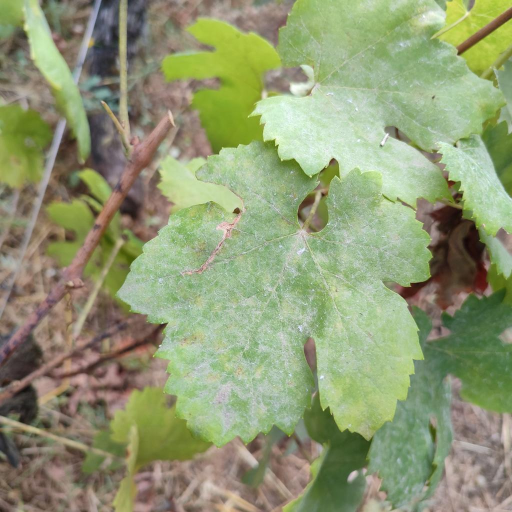
#> input picture 02_datasets/publicos/candidatos/Portugal/resized/Powdery Mildew/IMG_20250912_163914.jpg, 1024 x 1024 px (shown at 1/2 size); its folder holds only this picture in this run
$ python select_portugal.py
#> lines starting #> are read from the running program, lines starting #| are printed output that depends on the picture; after the words box and inside, x2 and y2 are one past the last pixel; in counts of white or black regions, pixels touching at a corner belong together
import cv2
import numpy as np
from pathlib import Path
from collections import defaultdict
from sklearn.cluster import KMeans
import math
import builtins
import time

def print(*args, **kwargs):
    kwargs['flush'] = True
    builtins.print(*args, **kwargs)

def extract_date(filename):
    # IMG_20251014_100648.jpg
    parts = filename.replace('-', '_').split('_')
    if len(parts) > 1 and len(parts[1]) == 8:
        return parts[1]
    return "UNKNOWN"

def compute_entropy(img):
    gray = cv2.cvtColor(img, cv2.COLOR_BGR2GRAY)
    hist = cv2.calcHist([gray], [0], None, [256], [0, 256])
    hist = hist.ravel() / hist.sum()
    logs = np.log2(hist + 1e-10)
    entropy = -np.sum(hist * logs)
    return entropy

def select_images():
    base_dir = Path("02_datasets/publicos/candidatos/Portugal/resized/Powdery Mildew")
    out_dir = Path("00_gestion/dataset_candidates_audit/portugal_selected")
    out_dir.mkdir(parents=True, exist_ok=True)

    # Due to glob duplicating on Windows when adding extensions,
    # we just glob *.jpg (which matches .JPG too)
    images = list(base_dir.glob("*.jpg")) + list(base_dir.glob("*.png"))
    # ensure unique paths just in case
    images = list(set(images))
    print(f"Total unique images: {len(images)}")

    # 1. Group temporally
    date_groups = defaultdict(list)
    features_dict = {}

    for idx, img_p in enumerate(images):
        if idx % 100 == 0: print(f"Processing features {idx}/{len(images)}")
        date = extract_date(img_p.name)
        date_groups[date].append(img_p)

        img = cv2.imread(str(img_p))
#> img is the input picture: shape (1024, 1024, 3); mean B, G, R 116, 153, 143.9
        if img is None: continue

        # calculate features
        gray = cv2.cvtColor(img, cv2.COLOR_BGR2GRAY)
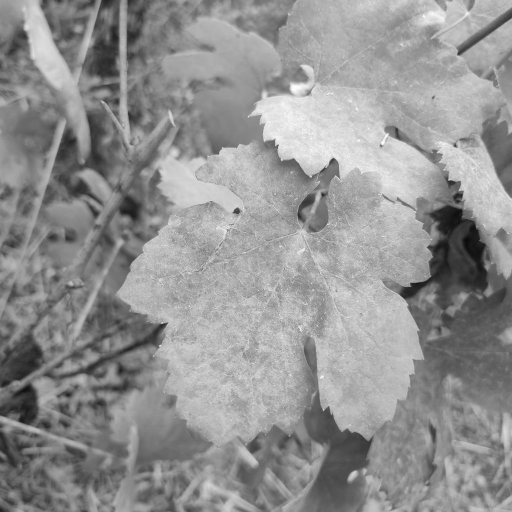
#> gray: shape (1024, 1024) (shown at 1/2 size); min 9, max 255, mean 146
        brightness = np.mean(gray)
#> brightness = 146
        contrast = np.std(gray)
#> contrast = 41.19

        hsv = cv2.cvtColor(img, cv2.COLOR_BGR2HSV)
#> hsv: shape (1024, 1024, 3); mean H, S, V 38.8, 73, 159.1
        green_mask = cv2.inRange(hsv, (36, 25, 25), (70, 255, 255))
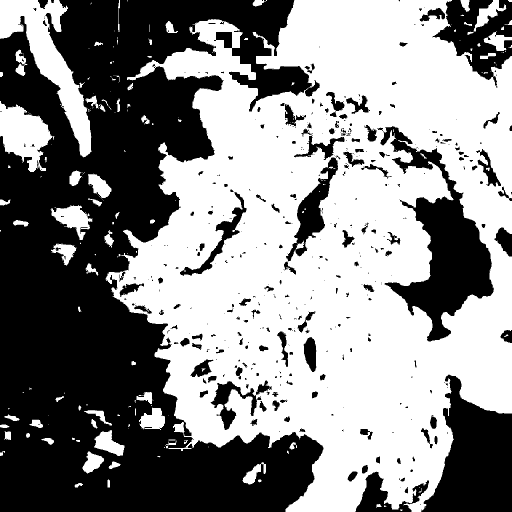
#> green_mask: shape (1024, 1024) (shown at 1/2 size); 53.8% white; 447 black regions (278 under 20 px), largest, box (x1, y1, x2, y2) and area: (0, 0, 647, 1024) 365814, (761, 252, 988, 683) 33968, (842, 749, 1024, 1024) 30469
        h, w = img.shape[:2]
#> h = 1024; w = 1024
        green_ratio = np.sum(green_mask > 0) / (w * h)
#> green_ratio = 0.538

        entropy = compute_entropy(img)
#> in compute_entropy, `hist = cv2.calcHist([gray], [0], None, [256], [0, 256])`: hist = 256 values, max 10780 at index 171, min 0 at index 0, mean 4096
#> in compute_entropy, `hist = hist.ravel() / hist.sum()`: hist = 256 values, max 0.0103 at index 171, min 0 at index 0, mean 0.00391
#> in compute_entropy, `logs = np.log2(hist + 1e-10)`: logs = 256 values, max -6.6 at index 171, min -33.22 at index 0, mean -9.97
#> in compute_entropy, `entropy = -np.sum(hist * logs)`: entropy = 7.37
#> entropy = 7.37

        features_dict[img_p] = [brightness, contrast, green_ratio, entropy]

    TARGET = 300
    selected_images = []
    selection_details = []

    print("\n--- Selection by Date ---")
    for date, imgs in sorted(date_groups.items()):
        # Proportional allocation, min 1
        n_samples = max(1, int(round((len(imgs) / len(images)) * TARGET)))
        n_samples = min(n_samples, len(imgs))
        print(f"Date {date}: {len(imgs)} images -> selecting {n_samples}")

        if n_samples == len(imgs):
            selected = imgs
        else:
            # K-means clustering for diversity
            feats = np.array([features_dict[p] for p in imgs])
            # normalize
            feats_norm = (feats - feats.mean(axis=0)) / (feats.std(axis=0) + 1e-6)

            kmeans = KMeans(n_clusters=n_samples, random_state=42).fit(feats_norm)
            selected = []
            for i in range(n_samples):
                cluster_points = np.where(kmeans.labels_ == i)[0]
                if len(cluster_points) > 0:
                    center = kmeans.cluster_centers_[i]
                    dists = np.linalg.norm(feats_norm[cluster_points] - center, axis=1)
                    closest = cluster_points[np.argmin(dists)]
                    selected.append(imgs[closest])

        selected_images.extend(selected)
        for p in selected:
            selection_details.append((p, date))
#> after the loop, selected_images = 1 item; selection_details = 1 item

    print(f"\nTotal selected: {len(selected_images)}")

    # 4. Contact Sheets
    # 30 per sheet (e.g. 5 columns, 6 rows)
    sheet_idx = 1
    COLS = 5
    ROWS = 6
    PER_SHEET = COLS * ROWS

    for i in range(0, len(selected_images), PER_SHEET):
        batch = selection_details[i:i+PER_SHEET]
#> batch = 1 item
        panel_imgs = []
        for j, (img_p, date) in enumerate(batch):
            img = cv2.imread(str(img_p))
            img = cv2.resize(img, (256, 256))
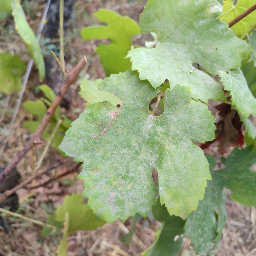
#> img: shape (256, 256, 3); mean B, G, R 116.1, 153.1, 144.1
            # canvas with text pad
            canvas = np.ones((310, 256, 3), dtype=np.uint8) * 255
            canvas[0:256, 0:256] = img
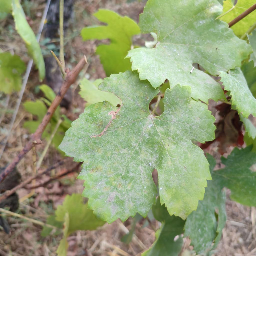
#> canvas: shape (310, 256, 3); mean B, G, R 140.3, 170.8, 163.4

            text1 = f"Idx: {i+j+1}"
#> text1 = 'Idx: 1'
            text2 = img_p.name[:25]
#> text2 = 'IMG_20250912_163914.jpg'
            text3 = f"Date: {date}"
#> text3 = 'Date: 20250912'
            cv2.putText(canvas, text1, (5, 275), cv2.FONT_HERSHEY_SIMPLEX, 0.45, (0, 0, 0), 1)
#> canvas: shape (310, 256, 3); 0.08% of pixels changed, all inside (x1, y1, x2, y2) = (7, 266, 42, 276)
            cv2.putText(canvas, text2, (5, 290), cv2.FONT_HERSHEY_SIMPLEX, 0.45, (0, 0, 0), 1)
            cv2.putText(canvas, text3, (5, 305), cv2.FONT_HERSHEY_SIMPLEX, 0.45, (0, 0, 0), 1)
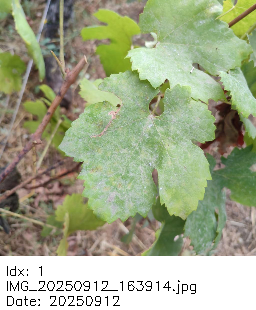
#> canvas: shape (310, 256, 3); mean B, G, R 137.8, 168.3, 160.9

            panel_imgs.append(canvas)

        while len(panel_imgs) < PER_SHEET:
            panel_imgs.append(np.ones((310, 256, 3), dtype=np.uint8) * 255)
#> this loop made 29 passes
#> after the loop, panel_imgs = 30 items

        rows = []
        for r in range(ROWS):
            row_imgs = panel_imgs[r*COLS:(r+1)*COLS]
            rows.append(cv2.hconcat(row_imgs))
#> after the loop, rows = 6 items

        sheet = cv2.vconcat(rows)
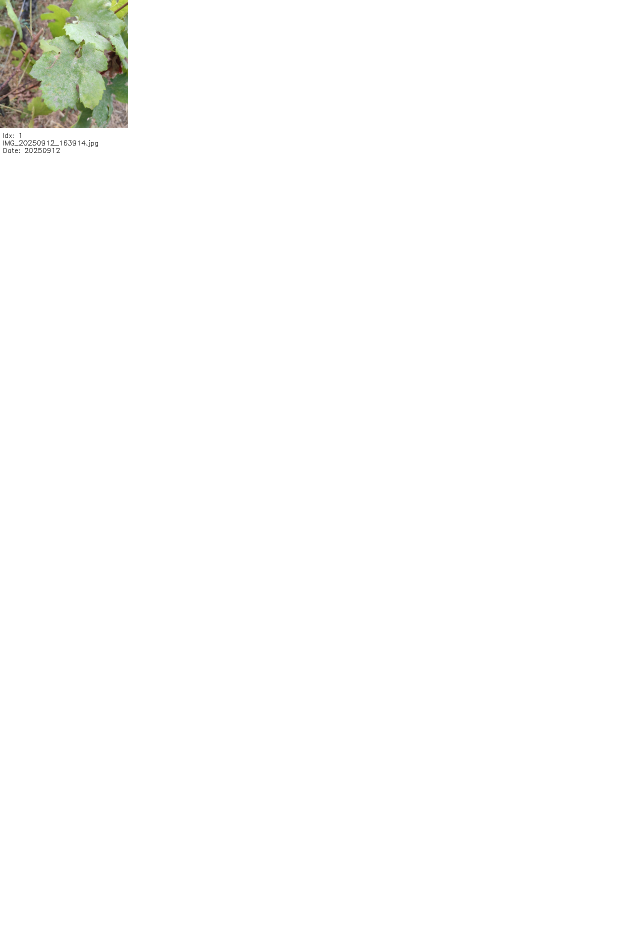
#> sheet: shape (1860, 1280, 3) (shown at 1/2 size); mean of channels 0, 1, 2 251.1, 252.1, 251.9; drawn as B, G, R
        cv2.imwrite(str(out_dir / f"selection_sheet_{sheet_idx:02d}.jpg"), sheet)
        sheet_idx += 1

    print("Contact sheets generated.")

if __name__ == "__main__":
    select_images()

$ run again, on 02_datasets/publicos/candidatos/Portugal/resized/Powdery Mildew/IMG_20250912_170124.jpg
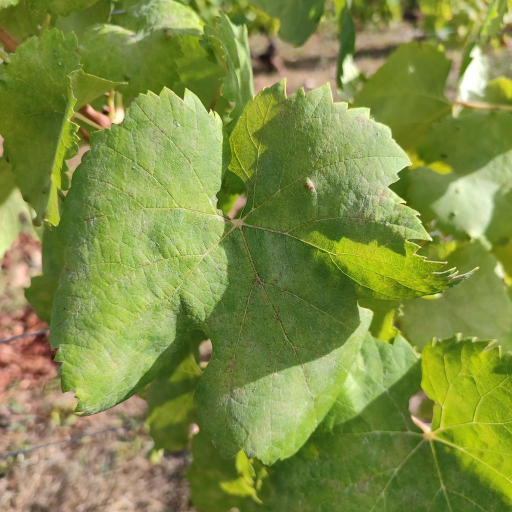
#> input picture 02_datasets/publicos/candidatos/Portugal/resized/Powdery Mildew/IMG_20250912_170124.jpg, 1024 x 1024 px (shown at 1/2 size)
#> in select_images, img is the input picture: shape (1024, 1024, 3); mean B, G, R 68.9, 142, 127.7
#> brightness = 129.4
#> contrast = 40.92
#> hsv: shape (1024, 1024, 3); mean H, S, V 35.2, 142.1, 145.8
#> in select_images, `green_mask = cv2.inRange(hsv, (36, 25, 25), (70, 255, 255))`:
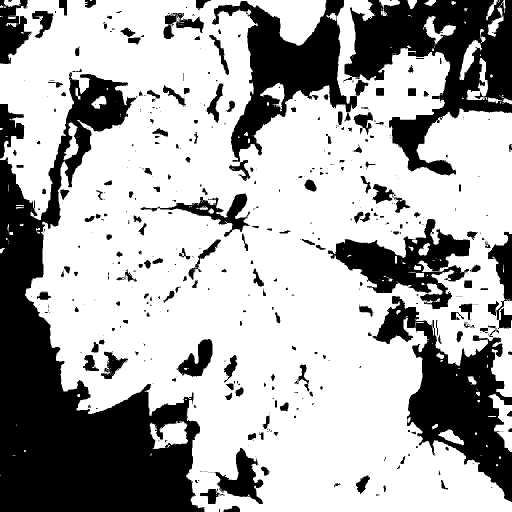
#> green_mask: shape (1024, 1024) (shown at 1/2 size); 67.3% white; 520 black regions (312 under 20 px), largest, box (x1, y1, x2, y2) and area: (0, 145, 410, 1024) 138202, (687, 0, 1024, 351) 53226, (745, 592, 1024, 1004) 41462
#> green_ratio = 0.673
#> in compute_entropy, `hist = cv2.calcHist([gray], [0], None, [256], [0, 256])`: hist = 256 values, max 12703 at index 93, min 0 at index 0, mean 4096
#> in compute_entropy, `hist = hist.ravel() / hist.sum()`: hist = 256 values, max 0.0121 at index 93, min 0 at index 0, mean 0.00391
#> logs = 256 values, max -6.37 at index 93, min -33.22 at index 0, mean -10.93
#> in compute_entropy, `entropy = -np.sum(hist * logs)`: entropy = 7.23
#> after the loop in select_images, `for date, imgs in sorted(date_groups.items()):`: selected_images = 1 item
#> img: shape (256, 256, 3)
#> text1 = 'Idx: 1'
#> text2 = 'IMG_20250912_170124.jpg'
#> text3 = 'Date: 20250912'
#> the loop in select_images, `while len(panel_imgs) < PER_SHEET:` made 29 passes
#> after the loop in select_images, `while len(panel_imgs) < PER_SHEET:`: panel_imgs = 30 items
#> after the loop in select_images, `for r in range(ROWS):`: rows = 6 items
#> in select_images, `sheet = cv2.vconcat(rows)`:
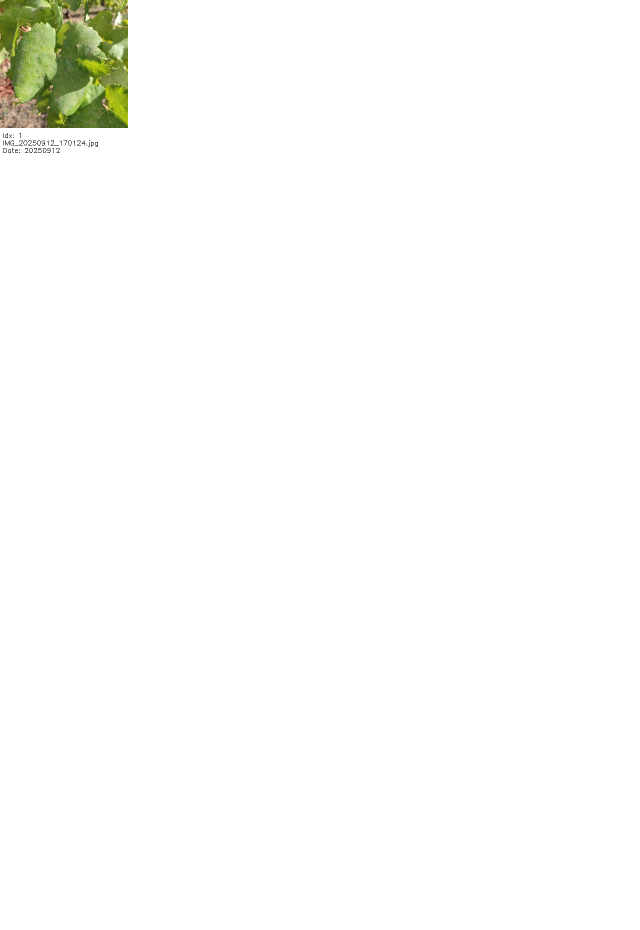
#> sheet: shape (1860, 1280, 3) (shown at 1/2 size); mean of channels 0, 1, 2 249.8, 251.8, 251.4; drawn as B, G, R

$ run again, on 02_datasets/publicos/candidatos/Portugal/resized/Powdery Mildew/IMG_20251001_174240.jpg
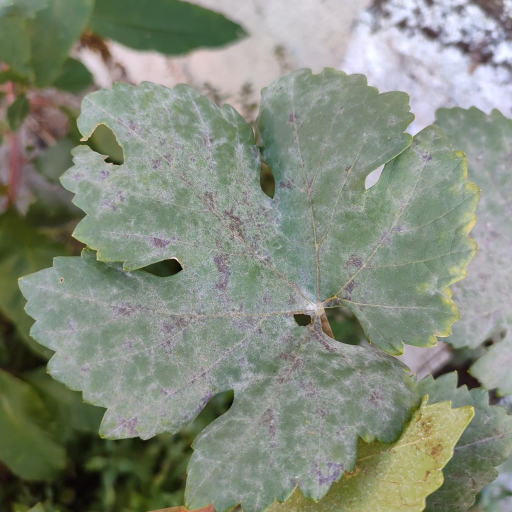
#> input picture 02_datasets/publicos/candidatos/Portugal/resized/Powdery Mildew/IMG_20251001_174240.jpg, 1024 x 1024 px (shown at 1/2 size)
#> in select_images, img is the input picture: shape (1024, 1024, 3); mean B, G, R 124.7, 139.4, 132.1
#> brightness = 135.5
#> contrast = 42.33
#> hsv: shape (1024, 1024, 3); mean H, S, V 64.6, 47.1, 142.7
#> in select_images, `green_mask = cv2.inRange(hsv, (36, 25, 25), (70, 255, 255))`:
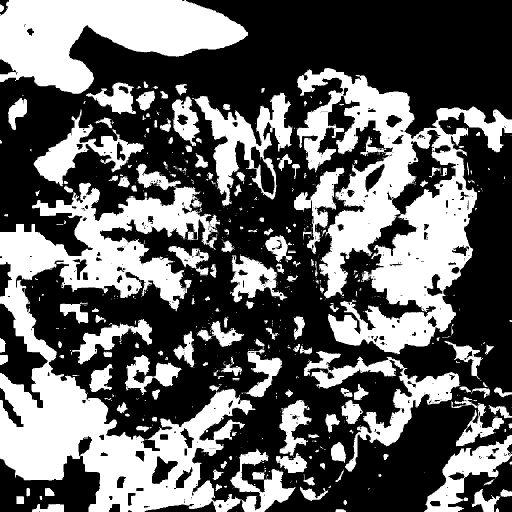
#> green_mask: shape (1024, 1024) (shown at 1/2 size); 38.8% white; 718 white regions (534 under 20 px), largest, box (x1, y1, x2, y2) and area: (0, 327, 591, 1024) 131460, (593, 136, 1024, 709) 99243, (0, 0, 496, 188) 54088
#> green_ratio = 0.388
#> in compute_entropy, `hist = cv2.calcHist([gray], [0], None, [256], [0, 256])`: hist = 256 values, max 14510 at index 139, min 0 at index 255, mean 4096
#> in compute_entropy, `hist = hist.ravel() / hist.sum()`: hist = 256 values, max 0.0138 at index 139, min 0 at index 255, mean 0.00391
#> logs = 256 values, max -6.18 at index 139, min -33.22 at index 255, mean -9.13
#> in compute_entropy, `entropy = -np.sum(hist * logs)`: entropy = 7.35
#> after the loop in select_images, `for date, imgs in sorted(date_groups.items()):`: selected_images = 1 item
#> img: shape (256, 256, 3)
#> text1 = 'Idx: 1'
#> text2 = 'IMG_20251001_174240.jpg'
#> text3 = 'Date: 20251001'
#> the loop in select_images, `while len(panel_imgs) < PER_SHEET:` made 29 passes
#> after the loop in select_images, `while len(panel_imgs) < PER_SHEET:`: panel_imgs = 30 items
#> after the loop in select_images, `for r in range(ROWS):`: rows = 6 items
#> in select_images, `sheet = cv2.vconcat(rows)`:
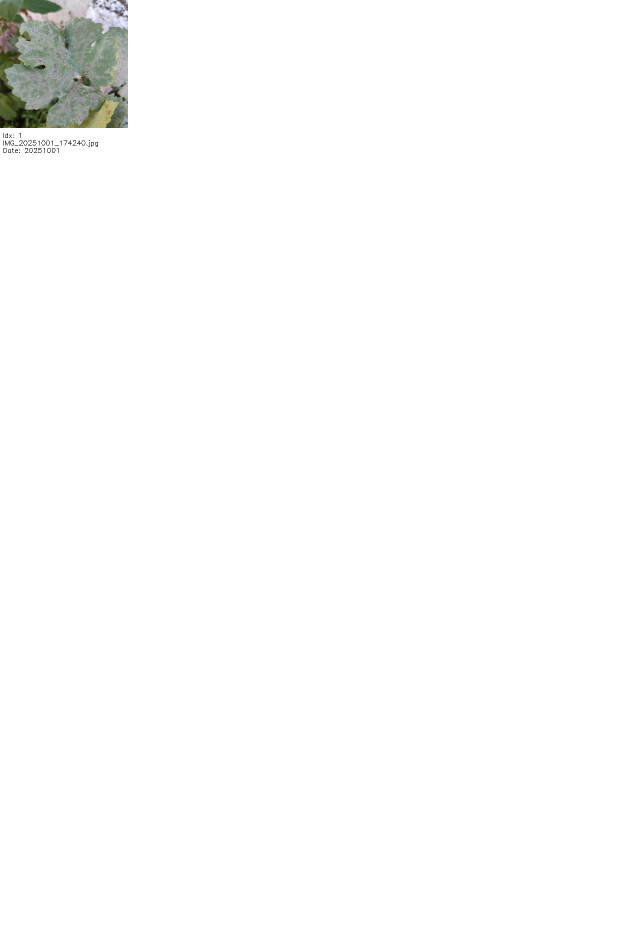
#> sheet: shape (1860, 1280, 3) (shown at 1/2 size); mean of channels 0, 1, 2 251.3, 251.7, 251.5; drawn as B, G, R

$ run again, on 02_datasets/publicos/candidatos/Portugal/resized/Powdery Mildew/IMG_20251002_162847.jpg
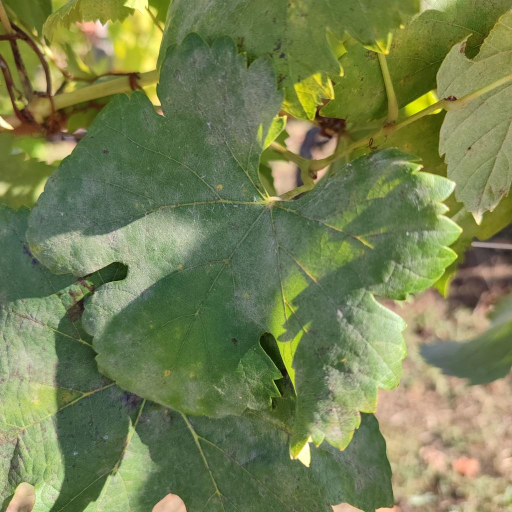
#> input picture 02_datasets/publicos/candidatos/Portugal/resized/Powdery Mildew/IMG_20251002_162847.jpg, 1024 x 1024 px (shown at 1/2 size)
#> in select_images, img is the input picture: shape (1024, 1024, 3); mean B, G, R 82.5, 128.9, 117.7
#> brightness = 120.3
#> contrast = 40.17
#> hsv: shape (1024, 1024, 3); mean H, S, V 40.7, 99.2, 132.6
#> in select_images, `green_mask = cv2.inRange(hsv, (36, 25, 25), (70, 255, 255))`:
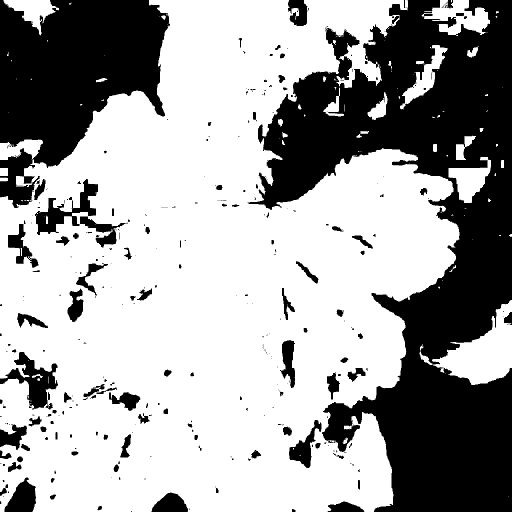
#> green_mask: shape (1024, 1024) (shown at 1/2 size); 64.3% white; 330 black regions (214 under 20 px), largest, box (x1, y1, x2, y2) and area: (495, 0, 1024, 1024) 247722, (0, 0, 340, 416) 84098, (0, 704, 116, 820) 5167
#> green_ratio = 0.643
#> in compute_entropy, `hist = cv2.calcHist([gray], [0], None, [256], [0, 256])`: hist = 256 values, max 16393 at index 91, min 0 at index 0, mean 4096
#> in compute_entropy, `hist = hist.ravel() / hist.sum()`: hist = 256 values, max 0.0156 at index 91, min 0 at index 0, mean 0.00391
#> logs = 256 values, max -6 at index 91, min -33.22 at index 0, mean -10.33
#> in compute_entropy, `entropy = -np.sum(hist * logs)`: entropy = 7.15
#> after the loop in select_images, `for date, imgs in sorted(date_groups.items()):`: selected_images = 1 item
#> img: shape (256, 256, 3)
#> text1 = 'Idx: 1'
#> text2 = 'IMG_20251002_162847.jpg'
#> text3 = 'Date: 20251002'
#> the loop in select_images, `while len(panel_imgs) < PER_SHEET:` made 29 passes
#> after the loop in select_images, `while len(panel_imgs) < PER_SHEET:`: panel_imgs = 30 items
#> after the loop in select_images, `for r in range(ROWS):`: rows = 6 items
#> in select_images, `sheet = cv2.vconcat(rows)`:
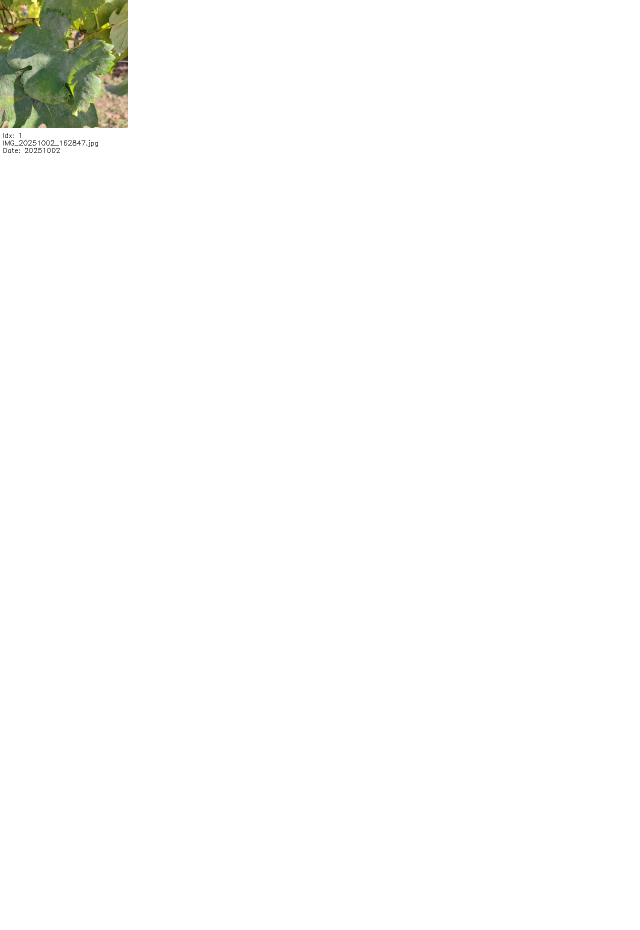
#> sheet: shape (1860, 1280, 3) (shown at 1/2 size); mean of channels 0, 1, 2 250.2, 251.4, 251.1; drawn as B, G, R
